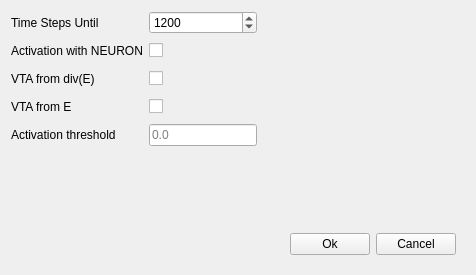
<?xml version="1.0" encoding="UTF-8"?>
<ui version="4.0">
 <class>centralwidget</class>
 <widget class="QWidget" name="centralwidget">
  <property name="geometry">
   <rect>
    <x>0</x>
    <y>0</y>
    <width>476</width>
    <height>275</height>
   </rect>
  </property>
  <property name="maximumSize">
   <size>
    <width>476</width>
    <height>275</height>
   </size>
  </property>
  <property name="windowTitle">
   <string>Full Field IFFT</string>
  </property>
  <property name="styleSheet">
   <string notr="true"/>
  </property>
  <layout class="QGridLayout" name="gridLayout">
   <item row="3" column="0" colspan="2">
    <widget class="QWidget" name="widget_Run_Close" native="true">
     <property name="font">
      <font/>
     </property>
     <layout class="QHBoxLayout" name="horizontalLayout_57">
      <item>
       <spacer name="horizontalSpacer_63">
        <property name="orientation">
         <enum>Qt::Horizontal</enum>
        </property>
        <property name="sizeHint" stdset="0">
         <size>
          <width>40</width>
          <height>20</height>
         </size>
        </property>
       </spacer>
      </item>
      <item>
       <widget class="QPushButton" name="pushButton_Save">
        <property name="font">
         <font/>
        </property>
        <property name="styleSheet">
         <string notr="true"/>
        </property>
        <property name="text">
         <string>Ok</string>
        </property>
        <property name="iconSize">
         <size>
          <width>24</width>
          <height>24</height>
         </size>
        </property>
       </widget>
      </item>
      <item>
       <widget class="QPushButton" name="pushButton_Cancel">
        <property name="font">
         <font/>
        </property>
        <property name="layoutDirection">
         <enum>Qt::LeftToRight</enum>
        </property>
        <property name="styleSheet">
         <string notr="true"/>
        </property>
        <property name="text">
         <string>Cancel</string>
        </property>
        <property name="iconSize">
         <size>
          <width>24</width>
          <height>24</height>
         </size>
        </property>
       </widget>
      </item>
     </layout>
    </widget>
   </item>
   <item row="2" column="0">
    <spacer name="verticalSpacer">
     <property name="orientation">
      <enum>Qt::Vertical</enum>
     </property>
     <property name="sizeHint" stdset="0">
      <size>
       <width>20</width>
       <height>549</height>
      </size>
     </property>
    </spacer>
   </item>
   <item row="0" column="0">
    <layout class="QGridLayout" name="gridLayout_4">
     <item row="0" column="0">
      <widget class="QLabel" name="label_T_Step_End">
       <property name="font">
        <font/>
       </property>
       <property name="text">
        <string>Time Steps Until</string>
       </property>
      </widget>
     </item>
     <item row="2" column="1">
      <widget class="QCheckBox" name="checkBox_VTA_From_DivE">
       <property name="font">
        <font/>
       </property>
       <property name="text">
        <string/>
       </property>
      </widget>
     </item>
     <item row="3" column="1">
      <widget class="QCheckBox" name="checkBox_VTA_From_E">
       <property name="font">
        <font/>
       </property>
       <property name="text">
        <string/>
       </property>
      </widget>
     </item>
     <item row="2" column="2">
      <widget class="QPushButton" name="pushButton_VT_From_DivE_2">
       <property name="text">
        <string/>
       </property>
       <property name="icon">
        <iconset resource="../icons.qrc">
         <normaloff>:/icons/icons/info.png</normaloff>:/icons/icons/info.png</iconset>
       </property>
       <property name="iconSize">
        <size>
         <width>24</width>
         <height>24</height>
        </size>
       </property>
       <property name="flat">
        <bool>true</bool>
       </property>
      </widget>
     </item>
     <item row="1" column="2">
      <widget class="QPushButton" name="pushButton_VTA_From_NEURON">
       <property name="text">
        <string/>
       </property>
       <property name="icon">
        <iconset resource="../icons.qrc">
         <normaloff>:/icons/icons/info.png</normaloff>:/icons/icons/info.png</iconset>
       </property>
       <property name="iconSize">
        <size>
         <width>24</width>
         <height>24</height>
        </size>
       </property>
       <property name="flat">
        <bool>true</bool>
       </property>
      </widget>
     </item>
     <item row="0" column="2">
      <widget class="QPushButton" name="pushButton_T_Step_End">
       <property name="text">
        <string/>
       </property>
       <property name="icon">
        <iconset resource="../icons.qrc">
         <normaloff>:/icons/icons/info.png</normaloff>:/icons/icons/info.png</iconset>
       </property>
       <property name="iconSize">
        <size>
         <width>24</width>
         <height>24</height>
        </size>
       </property>
       <property name="flat">
        <bool>true</bool>
       </property>
      </widget>
     </item>
     <item row="1" column="1">
      <widget class="QCheckBox" name="checkBox_VTA_From_NEURON">
       <property name="font">
        <font/>
       </property>
       <property name="text">
        <string/>
       </property>
      </widget>
     </item>
     <item row="3" column="2">
      <widget class="QPushButton" name="pushButton_VTA_From_E">
       <property name="text">
        <string/>
       </property>
       <property name="icon">
        <iconset resource="../icons.qrc">
         <normaloff>:/icons/icons/info.png</normaloff>:/icons/icons/info.png</iconset>
       </property>
       <property name="iconSize">
        <size>
         <width>24</width>
         <height>24</height>
        </size>
       </property>
       <property name="flat">
        <bool>true</bool>
       </property>
      </widget>
     </item>
     <item row="0" column="1">
      <widget class="QSpinBox" name="spinBox_T_Step_End">
       <property name="font">
        <font/>
       </property>
       <property name="locale">
        <locale language="English" country="UnitedKingdom"/>
       </property>
       <property name="maximum">
        <number>1000000000</number>
       </property>
       <property name="value">
        <number>1200</number>
       </property>
      </widget>
     </item>
     <item row="3" column="0">
      <widget class="QLabel" name="label_VTA_From_E">
       <property name="font">
        <font/>
       </property>
       <property name="text">
        <string>VTA from E</string>
       </property>
      </widget>
     </item>
     <item row="2" column="0">
      <widget class="QLabel" name="label_VTA_From_DivE">
       <property name="font">
        <font/>
       </property>
       <property name="text">
        <string>VTA from div(E)</string>
       </property>
      </widget>
     </item>
     <item row="1" column="0">
      <widget class="QLabel" name="label_VTA_From_NEURON">
       <property name="font">
        <font/>
       </property>
       <property name="text">
        <string>Activation with NEURON</string>
       </property>
      </widget>
     </item>
     <item row="4" column="0">
      <widget class="QWidget" name="widget_Activation_Threshold_1" native="true">
       <layout class="QVBoxLayout" name="verticalLayout_5">
        <property name="spacing">
         <number>0</number>
        </property>
        <property name="leftMargin">
         <number>0</number>
        </property>
        <property name="topMargin">
         <number>0</number>
        </property>
        <property name="rightMargin">
         <number>0</number>
        </property>
        <property name="bottomMargin">
         <number>0</number>
        </property>
        <item>
         <widget class="QLabel" name="label_Activation_Threshold">
          <property name="font">
           <font/>
          </property>
          <property name="text">
           <string>Activation threshold</string>
          </property>
         </widget>
        </item>
       </layout>
      </widget>
     </item>
     <item row="4" column="1">
      <widget class="QWidget" name="widget_Activation_Threshold_2" native="true">
       <layout class="QVBoxLayout" name="verticalLayout_6">
        <property name="spacing">
         <number>0</number>
        </property>
        <property name="leftMargin">
         <number>0</number>
        </property>
        <property name="topMargin">
         <number>0</number>
        </property>
        <property name="rightMargin">
         <number>0</number>
        </property>
        <property name="bottomMargin">
         <number>0</number>
        </property>
        <item>
         <widget class="QLineEdit" name="lineEdit_Activation_Threshold">
          <property name="font">
           <font/>
          </property>
          <property name="placeholderText">
           <string>0.0</string>
          </property>
         </widget>
        </item>
       </layout>
      </widget>
     </item>
     <item row="4" column="2">
      <widget class="QWidget" name="widget_Activation_Threshold_3" native="true">
       <layout class="QVBoxLayout" name="verticalLayout_7">
        <property name="spacing">
         <number>0</number>
        </property>
        <property name="leftMargin">
         <number>0</number>
        </property>
        <property name="topMargin">
         <number>0</number>
        </property>
        <property name="rightMargin">
         <number>0</number>
        </property>
        <property name="bottomMargin">
         <number>0</number>
        </property>
        <item>
         <widget class="QPushButton" name="pushButton_Truncate_The_Obtained_Full_Solution_2">
          <property name="text">
           <string/>
          </property>
          <property name="icon">
           <iconset resource="../icons.qrc">
            <normaloff>:/icons/icons/info.png</normaloff>:/icons/icons/info.png</iconset>
          </property>
          <property name="iconSize">
           <size>
            <width>24</width>
            <height>24</height>
           </size>
          </property>
          <property name="flat">
           <bool>true</bool>
          </property>
         </widget>
        </item>
       </layout>
      </widget>
     </item>
    </layout>
   </item>
   <item row="0" column="1">
    <spacer name="horizontalSpacer">
     <property name="orientation">
      <enum>Qt::Horizontal</enum>
     </property>
     <property name="sizeHint" stdset="0">
      <size>
       <width>40</width>
       <height>20</height>
      </size>
     </property>
    </spacer>
   </item>
  </layout>
 </widget>
 <resources>
  <include location="../icons.qrc"/>
  <include location="../imgs.qrc"/>
 </resources>
 <connections/>
</ui>
